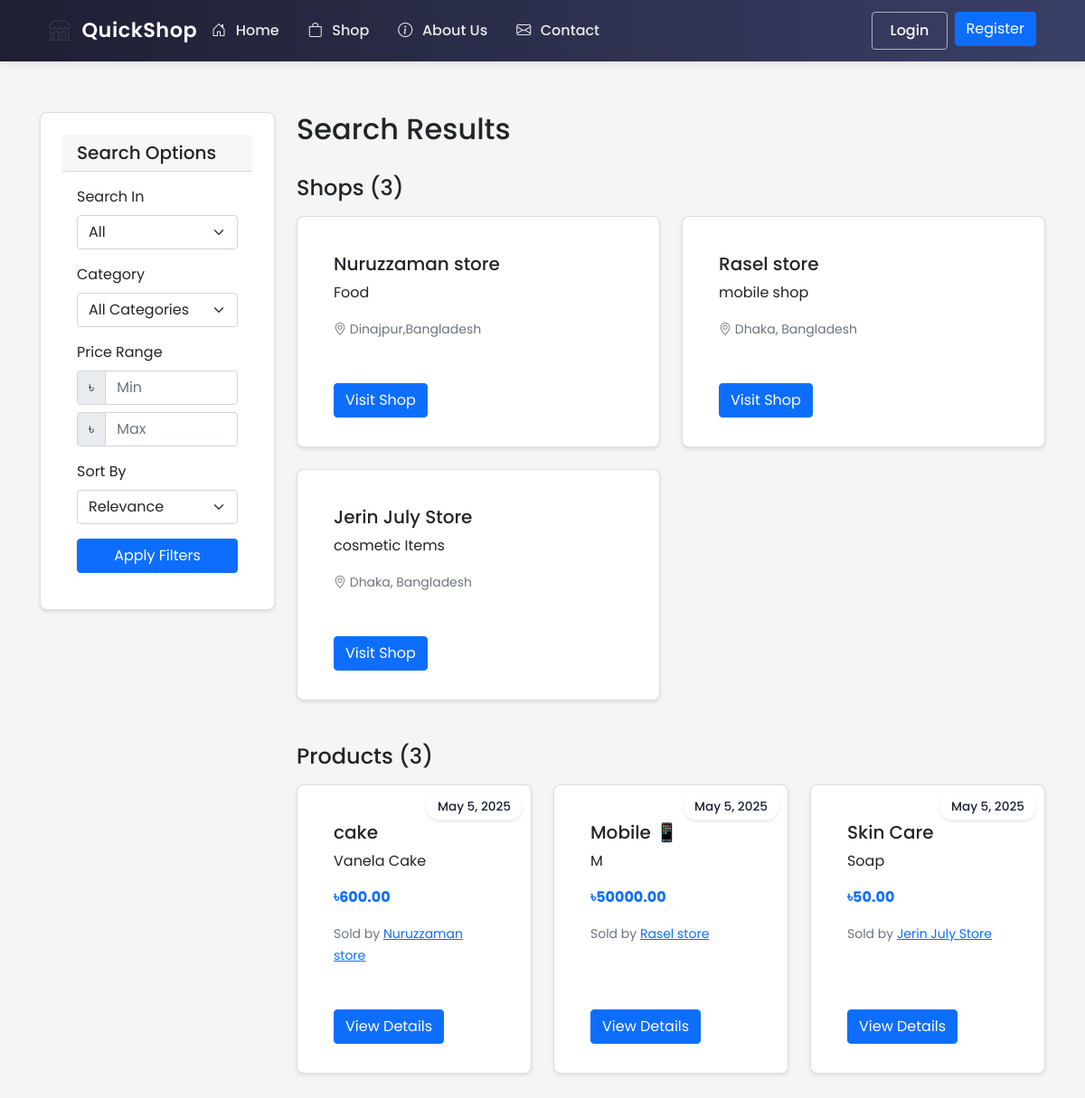
Screenshot of /search with the database file from the repository.
### ecommerce/models/shop.py (models this page shows, shortened)
class Shop(db.Model):
    id = db.Column(db.Integer, primary_key=True)
    name = db.Column(db.String(100), nullable=False)
    description = db.Column(db.Text)
    owner_id = db.Column(db.Integer, db.ForeignKey('user.id'), nullable=False)
    location_lat = db.Column(db.Float, nullable=False)
    location_lng = db.Column(db.Float, nullable=False)
    address = db.Column(db.String(200), nullable=False)
    created_at = db.Column(db.DateTime, default=datetime.utcnow)
    is_active = db.Column(db.Boolean, default=True)
    products = db.relationship('Product', backref='shop', lazy=True)
    orders = db.relationship('Order', backref='shop', lazy=True)

class Product(db.Model):
    id = db.Column(db.Integer, primary_key=True)
    name = db.Column(db.String(100), nullable=False)
    description = db.Column(db.Text)
    price = db.Column(db.Float, nullable=False)
    stock = db.Column(db.Integer, nullable=False, default=0)
    shop_id = db.Column(db.Integer, db.ForeignKey('shop.id'), nullable=False)
    image_url = db.Column(db.String(255))
    category = db.Column(db.String(50))  # Add category field
    created_at = db.Column(db.DateTime, default=datetime.utcnow)
    min_price = db.Column(db.Float)  # Minimum acceptable price
    max_discount_percentage = db.Column(db.Float, default=20.0)  # Maximum allowed discount
    continue_iteration = db.Column(db.Boolean, default=False)  # Whether to continue negotiation after max discount

### ecommerce/routes/main.py (the view, shortened to what this page needs)
@main_bp.route('/search')
def search():
    query = request.args.get('q', '')
    search_type = request.args.get('type', 'all')
    shop_id = request.args.get('shop_id', type=int)
    category = request.args.get('category')
    min_price = request.args.get('min_price', type=float)
    max_price = request.args.get('max_price', type=float)
    sort = request.args.get('sort', 'relevance')
    product_query = Product.query.filter(Product.shop.has(Shop.is_active == True))
    shop_query = Shop.query.filter_by(is_active=True)
    if shop_id:
        shop = Shop.query.get_or_404(shop_id)
        product_query = product_query.filter(Product.shop_id == shop_id)
        search_type = 'products'  # Force products-only search for shop-specific searches
    if search_type != 'shops':
        if category:
            product_query = product_query.filter(Product.category == category)
        if min_price is not None:
            product_query = product_query.filter(Product.price >= min_price)
        if max_price is not None:
            product_query = product_query.filter(Product.price <= max_price)
        if sort == 'price_low':
            product_query = product_query.order_by(Product.price.asc())
        elif sort == 'price_high':
            product_query = product_query.order_by(Product.price.desc())
        elif sort == 'newest':
            product_query = product_query.order_by(Product.created_at.desc())
        else:  # relevance
            if query:
                product_query = product_query.order_by(
                    func.case(
                        (Product.name.ilike(f'%{query}%'), 0),  # Highest priority
                        (Product.category.ilike(f'%{query}%'), 1),
                        (Product.description.ilike(f'%{query}%'), 2),
                        else_=3
                    )
                )
    products = product_query.all() if search_type != 'shops' else []
    shops = shop_query.all() if search_type != 'products' and not shop_id else []
    categories = db.session.query(Product.category)\
                         .distinct()\
                         .filter(Product.category != None)\
                         .order_by(Product.category)\
                         .all()
    categories = [cat[0] for cat in categories]
    return render_template('main/search_results.html',
                         products=products,
                         shops=shops,
                         query=query,
                         search_type=search_type,
                         current_category=category,
                         categories=categories,
                         min_price=min_price,
                         max_price=max_price,
                         current_sort=sort,
                         shop=Shop.query.get(shop_id) if shop_id else None)

### ecommerce/templates/main/search_results.html (shortened to what this page needs)
{% extends "base.html" %}
{% block content %}
<div class="container mt-4">
    <div class="row">
        <div class="col-md-3">
            <div class="card mb-4">
                <div class="card-header">
                    <h5 class="mb-0">Search Options</h5>
                </div>
                <div class="card-body">
                    <form id="filterForm" method="GET" action="{{ url_for('main.search') }}">
                        <div class="mb-3">
                            <label class="form-label">Search In</label>
                            <select class="form-select" name="type" onchange="this.form.submit()">
                                <option value="all" {% if search_type == 'all' %}selected{% endif %}>All</option>
                            </select>
                        </div>
                        {% if search_type != 'shops' %}
                        <div class="mb-3">
                            <label class="form-label">Category</label>
                            <select class="form-select" name="category">
                                <option value="">All Categories</option>
                            </select>
                        </div>
                        <div class="mb-3">
                            <label class="form-label">Price Range</label>
                            <div class="input-group mb-2">
                                <span class="input-group-text">৳</span>
                                <input type="number" class="form-control" name="min_price"
                                       placeholder="Min" value="{{ min_price or '' }}" min="0">
                            </div>
                            <div class="input-group">
                                <span class="input-group-text">৳</span>
                                <input type="number" class="form-control" name="max_price"
                                       placeholder="Max" value="{{ max_price or '' }}" min="0">
                            </div>
                        </div>
                        <div class="mb-3">
                            <label class="form-label">Sort By</label>
                            <select class="form-select" name="sort">
                                <option value="relevance" {% if current_sort == 'relevance' %}selected{% endif %}>Relevance</option>
                            </select>
                        </div>
                        {% endif %}
                        <button type="submit" class="btn btn-primary w-100">Apply Filters</button>
                    </form>
                </div>
            </div>
        </div>
        <div class="col-md-9">
            <div class="d-flex justify-content-between align-items-center mb-4">
                <h2>Search Results {% if query %}for "{{ query }}"{% endif %}</h2>
            </div>
            {% if shops and search_type in ['all', 'shops'] %}
            <div class="mb-4">
                <h3 class="h4 mb-3">Shops ({{ shops|length }})</h3>
                <div class="row">
                    {% for shop in shops %}
                        <div class="col-md-6 mb-4">
                            <div class="card h-100">
                                <div class="card-body">
                                    <h5 class="card-title">
                                        {% if query %}
                                            {{ shop.name|replace(query, '<mark>' + query + '</mark>')|safe }}
                                        {% else %}
                                            {{ shop.name }}
                                        {% endif %}
                                    </h5>
                                    <p class="card-text">
                                        {% if query %}
                                            {{ shop.description[:150]|replace(query, '<mark>' + query + '</mark>')|safe }}
                                        {% else %}
                                            {{ shop.description[:150] }}
                                        {% endif %}
                                    </p>
                                    <p class="card-text">
                                        <small class="text-muted">
                                            <i class="bi bi-geo-alt"></i> {{ shop.address }}
                                        </small>
                                    </p>
                                </div>
                                <div class="card-footer bg-transparent border-top-0">
                                    <a href="{{ url_for('shop.view', shop_id=shop.id) }}" class="btn btn-primary">Visit Shop</a>
                                </div>
                            </div>
                        </div>
                    {% endfor %}
                </div>
            </div>
            {% endif %}
            {% if products and search_type in ['all', 'products'] %}
            <div>
                <h3 class="h4 mb-3">Products ({{ products|length }})</h3>
                <div class="row">
                    {% for product in products %}
                        <div class="col-md-4 mb-4">
                            <div class="card h-100 product-card">
                                <span class="date-badge">May 5, 2025</span>
                                <div class="card-body">
                                    <h5 class="card-title">
                                        {% if query %}
                                            {{ product.name|replace(query, '<mark>' + query + '</mark>')|safe }}
                                        {% else %}
                                            {{ product.name }}
                                        {% endif %}
                                    </h5>
                                    <p class="card-text">
                                        {% if query %}
                                            {{ product.description[:100]|replace(query, '<mark>' + query + '</mark>')|safe }}
                                        {% else %}
                                            {{ product.description[:100] }}
                                        {% endif %}
                                    </p>
                                    <p class="card-text">
                                        <strong class="text-primary">৳{{ "%.2f"|format(product.price) }}</strong>
                                    </p>
                                    <p class="card-text">
                                        <small class="text-muted">
                                            Sold by <a href="{{ url_for('shop.view', shop_id=product.shop.id) }}">{{ product.shop.name }}</a>
                                        </small>
                                    </p>
                                </div>
                                <div class="card-footer bg-transparent border-top-0">
                                    <a href="{{ url_for('shop.view', shop_id=product.shop.id) }}" class="btn btn-primary">View Details</a>
                                </div>
                            </div>
                        </div>
                    {% endfor %}
                </div>
            </div>
            {% endif %}
        </div>
    </div>
</div>
{% endblock %}

### ecommerce/static/css/style.css (style rules this page uses)
* { margin: 0; padding: 0; box-sizing: border-box; }
html { height: 100%; }
body { font-family: 'Poppins', sans-serif; background-color: #f5f5f5; min-height: 100vh; display: flex; flex-direction: column; }
.card { background: white; border-radius: 8px; box-shadow: 0 2px 4px rgba(0,0,0,0.1); padding: 1.5rem; margin-bottom: 1.5rem; }
.product-card { position: relative; }
.date-badge { position: absolute; top: 10px; right: 10px; background-color: rgba(255, 255, 255, 0.9); color: #1b2337; padding: 0.25rem 0.75rem; border-radius: 20px; font-size: 0.85rem; font-weight: 500; box-shadow: 0 2px 4px rgba(0,0,0,0.1); z-index: 1; }

### rows the page displays
Shop: name "Nuruzzaman store", description "Food", address "Dinajpur,Bangladesh"
Shop: name "Rasel store", description "mobile shop", address "Dhaka, Bangladesh"
Shop: name "Jerin July Store", description "cosmetic Items", address "Dhaka, Bangladesh"
Product: name "cake", description "Vanela Cake", price "600.00", shop.name "Nuruzzaman store"
Product: name "Mobile 📱", description "M", price "50000.00", shop.name "Rasel store"
Product: name "Skin Care", description "Soap", price "50.00", shop.name "Jerin July Store"

### other values shown
{{ shops|length }} "3"
{{ products|length }} "3"
